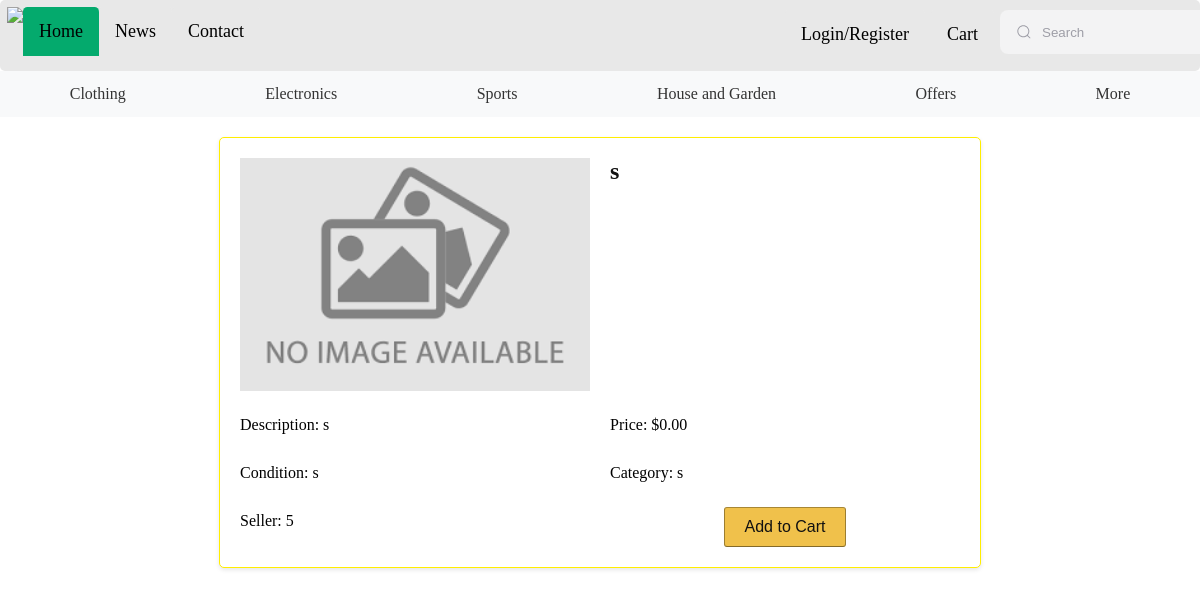
/pages/products_page/product_profile.php?id=13, run on the app's committed database.
### tables this page shows
CREATE TABLE images(
    id INTEGER PRIMARY KEY AUTOINCREMENT,
    title VARCHAR(50) REFERENCES products(title),
    img_url VARCHAR DEFAULT '../../assets/images.png',--remover isto da db
    carousel_img VARCHAR DEFAULT '../../assets/images.png',
    product_id INTEGER,
    FOREIGN KEY (product_id) REFERENCES products(id)
);

CREATE TABLE products(
    id INTEGER PRIMARY KEY AUTOINCREMENT,
    title VARCHAR(255) NOT NULL,
    description TEXT NOT NULL,
    price DECIMAL(10, 2) NOT NULL,
    condition VARCHAR(50),
    category VARCHAR(100),
    seller_id INT NOT NULL,
    quantity INTEGER DEFAULT 1,
    created_at TIMESTAMP DEFAULT CURRENT_TIMESTAMP,
    updated_at TIMESTAMP DEFAULT CURRENT_TIMESTAMP
);

### pages/products_page/product_profile.php (called while the page is built, shortened)
<?php
require_once '../../common/index_header.php';
require_once '../../templates/product_profile_page.php';
$db = getDatabaseConnection();
if(isGetParamSet('id')){
    $product_id = $_GET['id'];
}
$product = fetchData($db,'SELECT * FROM products WHERE id = :product_id',[':product_id' => $product_id]);
$productImage = fetchData($db,'SELECT carousel_img FROM images WHERE product_id = :product_id LIMIT 1',[':product_id' => $product_id]);
drawProductProfile($product, $productImage,$product_id);
?>

### utils/getters.php (called while the page is built, shortened)
<?php
    function fetchData($db, $query, $params = []) {
        $stmt = $db->prepare($query);
        $stmt->execute($params);
        return $stmt->fetch(PDO::FETCH_ASSOC);
    }
?>

### templates/product_profile_page.php (the view, shortened to what this page needs)
<?php
function drawProductProfile($product, $productImage,$product_id)
{
    ?>
    <link rel="stylesheet" href="../../../css/product_profile.css">
        <section class="grid-container">
            <section class="product-images">
                <img src="<?php echo $productImage['carousel_img']; ?>" alt="Product Image">
            </section>
            <h1><?php echo $product['title']; ?></h1>
            <p>Description: <?php echo $product['description']; ?></p>
            <p>Price: $<?php echo number_format($product['price'], 2); ?></p>
            <p>Condition: <?php echo $product['condition']; ?></p>
            <p>Category: <?php echo $product['category']; ?></p>
            <p>Seller: <?php echo $product['seller_id']; ?></p>
            <?php if ($product['quantity'] > 0): ?>
                <form action="../../actions/add_to_cart.php" method="post">
                    <input type="submit" value="Add to Cart">
                </form>
            <?php else: ?>
                <button disabled>Add to Cart</button>
                <p>Produto Indisponivel</p>
            <?php endif; ?>
        </section>
<?php
}
?>

### css/navstyle.css (style rules this page uses)
form { margin:0 auto; }
img { padding: 0px; margin: 0px; height: 100%; width: auto; }

### css/container.css (style rules this page uses)
.grid-container { display: grid; width: 60%; margin: 5rem auto; margin-top:2rem; grid-template-columns: repeat(auto-fill, minmax(25%, 1fr)); grid-gap: 0%; }

### css/shopping_cart.css (style rules this page uses)
.grid-container { max-width: 800px; margin: 20px auto; padding: 20px; background-color: #fff; border: 1px solid #ddd; border-radius: 5px; box-shadow: 0 2px 4px rgba(0, 0, 0, 0.1); }
.grid-container h1 { font-size: 24px; margin-bottom: 20px; color: #111; }

### css/product_profile.css (style rules this page uses)
.grid-container { display: grid; grid-template-columns: 1fr 1fr; gap: 20px; padding: 20px; background-color: #fff; border: 1px solid #ffee00; border-radius: 5px; }
.product-images { display: flex; flex-direction: column; gap: 10px; }
.product-images img { max-width: 100%; height: auto; }
.grid-container h1 { font-size: 24px; margin: 0; }
.grid-container p { margin: 5px 0; }
.grid-container input[type="submit"] { background-color: #f0c14b; color: #111; border: 1px solid; border-color: #a88734 #9c7e31 #846a29; padding: 10px 20px; cursor: pointer; font-size: 16px; border-radius: 3px; }

### data on the page
images: carousel_img (picture)
products: title "s", description "s", price "0.00", condition "s", category "s", seller "5"
